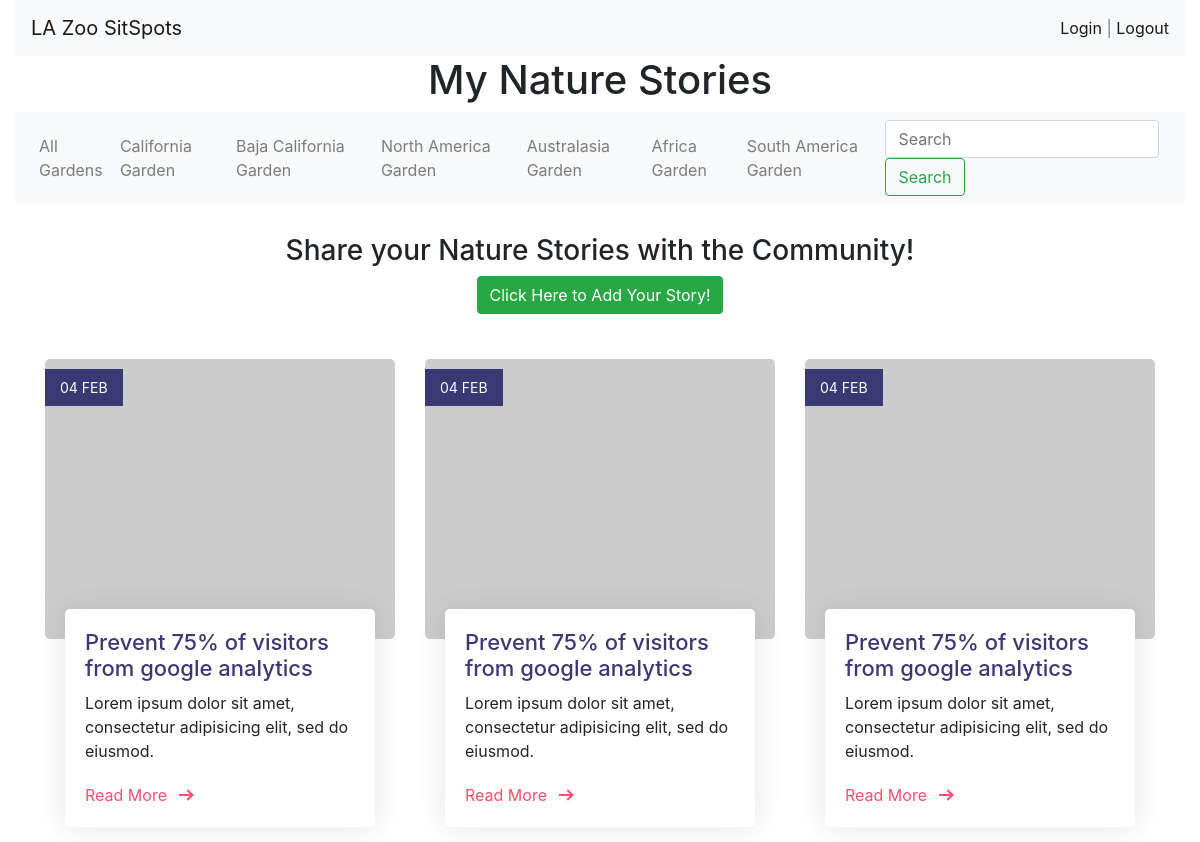
Page /naturestories/ on the earlier database version.
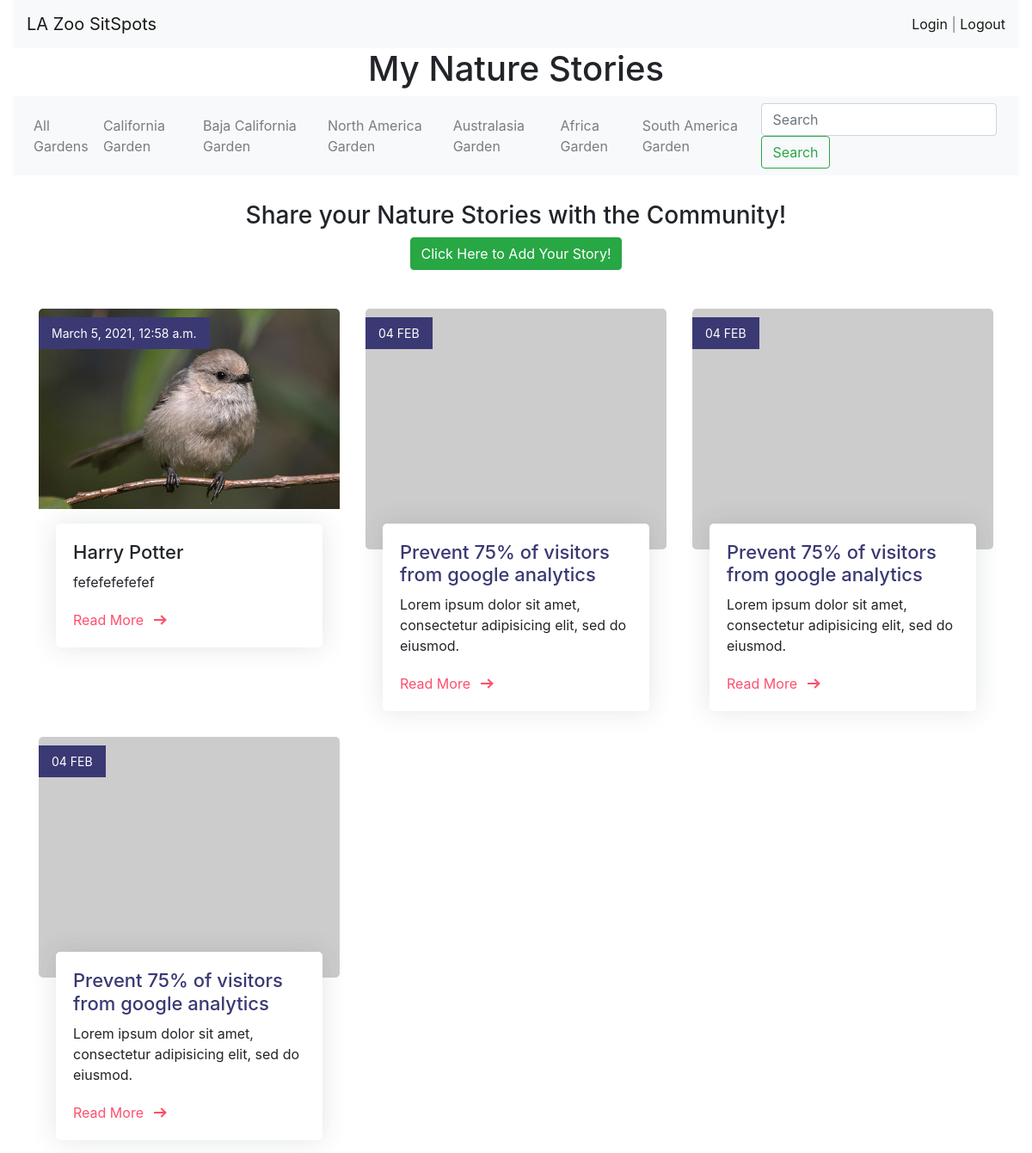
Same page on the later database version.
### SitSpots/models.py (models this page shows, shortened)
class Post(models.Model):
    author = models.CharField(max_length=255)
    user = models.ForeignKey(MyUser, related_name="posts", on_delete=models.SET_NULL, null=True, blank=True)
    title = models.CharField(max_length=255)
    content = models.TextField()
    website = models.URLField(max_length=500, blank=True, default='')
    image = models.ImageField(null=True, upload_to='profile_pic', default='default.jpg')   #arguments to be changed
    zone = models.ForeignKey(Zone, related_name="zone_posts", on_delete=models.SET_NULL, null=True)
    sitspot = models.CharField(max_length=255)
    flagged=models.BooleanField(default=False)
    created_at = models.DateTimeField(auto_now_add=True)
    updated_at = models.DateTimeField(auto_now=True)

### naturestories/views.py (the view)
# urls.py: path('', views.stories_main),
def stories_main(request):
    posts = Post.objects.all()
    context ={
        "posts" : posts,
    }
    return render(request, "naturestories/stories_main.html", context)

### naturestories/templates/naturestories/stories_main.html (shortened to what the changed rows need)
<!DOCTYPE html>
<html lang="en">
    <head>
        <link rel="stylesheet" href="https://stackpath.bootstrapcdn.com/bootstrap/4.5.2/css/bootstrap.min.css">
        {% load static %}
        <link rel="stylesheet" href="{% static 'naturestories/css/style.css' %}">
    </head>
    <body class="container-fluid" data-media-url="{% get_media_prefix %}">
        <header>
            <h1 class="text-center">My Nature Stories</h1>
        </header>
        <div class="container">
            <div class="row">
            {% for post in posts %}
            <div class="col-lg-4">
                <div class="blog-grid">
                    <div class="blog-img">
                        <div class="date">{{post.created_at}}</div>
                        <a href="#">
                            <img src="{% get_media_prefix %}{{post.image}}" class="img-fluid">
                        </a>
                    </div>
                    <div class="blog-info">
                        <h5>{{post.title}}</h5>
                        <p>{{post.content}}</p>
                        <div class="btn-bar">
                            <a href="/naturestories/{{post.id}}" class="px-btn-arrow">
                                <span>Read More</span>
                                <i class="arrow"></i>
                            </a>
                        </div>
                    </div>
                </div>
            </div>
            {% endfor %}
            </div>
        </div>
    </body>
</html>

Differences in the rows shown:
added Post: created_at "March 5, 2021, 12:58 a.m.", image (placeholder picture), title "Harry Potter", content "fefefefefefef"
